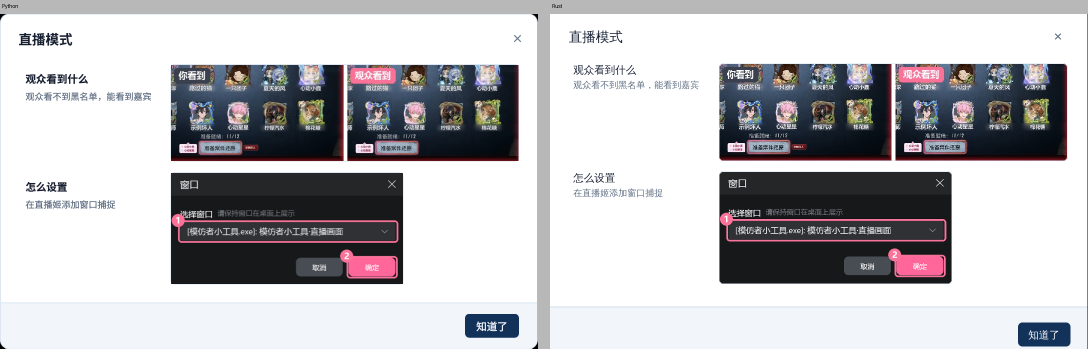
#> input picture rust/app/shots/stream/guide.png, 2176 x 697 px, given in place of 10_header_检查_直播模式.png, which was not available (shown at 1/2 size)
$ python sides.py guide.png panel-behind.png
#> lines starting #> are read from the running program, lines starting #| are printed output that depends on the picture
"""Side-by-side pictures of the stream UI: Python (tools/ui_shots.py --scale 150) left, Rust right.

    python rust/app/shots/stream/sides.py <ui_shots out>/150-normal <STREAM_SHOTS_DIR>
"""

import sys
from pathlib import Path

from PIL import Image, ImageDraw

python, rust = Path(sys.argv[1]), Path(sys.argv[2])
here = Path(__file__).parent
# (picture, Python shot, crop at 150 %, Rust picture)
PAIRS = [
    ("panel-behind", "10_header_检查_直播模式.png", (440, 259, 1106, 343), "slint-panel-behind-light.png"),
    ("panel-off", "09_header_检查.png", (440, 259, 1106, 343), "slint-panel-off-light.png"),
    ("guide", "25_dlg_直播模式说明.png", (138, 77, 1214, 746), "slint-guide-light.png"),
]
for name, shot, box, mine in PAIRS:
    left = Image.open(python / shot).convert("RGB").crop(box)
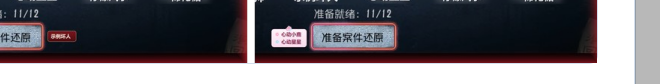
#> left: PIL image 666x84 RGB; mean R, G, B 110.3, 106.5, 112.3
    right = Image.open(rust / mine).convert("RGB")
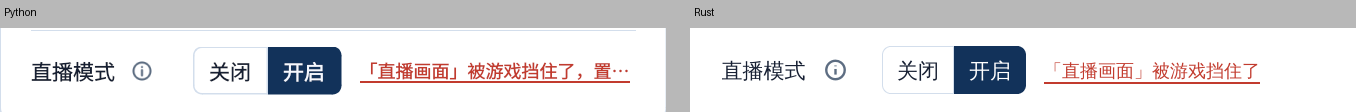
#> input picture rust/app/shots/stream/panel-behind.png, 1356 x 112 px, given in place of slint-panel-behind-light.png, which was not available
#> right is the input picture: PIL image 1356x112 RGB; mean R, G, B 221.6, 220.2, 222
    gap = 24
    out = Image.new("RGB", (left.width + gap + right.width, max(left.height, right.height) + 28), "#b8b8b8")
#> out: PIL image 2046x140 RGB; every value is 184
    out.paste(left, (0, 28))
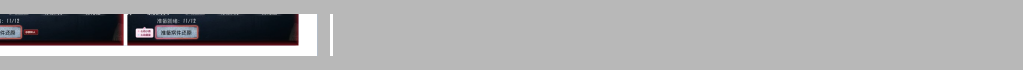
#> out: PIL image 2046x140 RGB (shown at 1/2 size); mean R, G, B 169.6, 168.9, 170
    out.paste(right, (left.width + gap, 28))
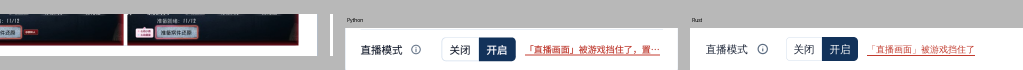
#> out: PIL image 2046x140 RGB (shown at 1/2 size); mean R, G, B 189.6, 188.1, 190.1
    draw = ImageDraw.Draw(out)
    draw.text((4, 6), "Python", fill="black")
    draw.text((left.width + gap + 4, 6), "Rust", fill="black")
    out.save(here / f"{name}.png")
#> (the run stopped early here; a loop or call above may not have finished)
